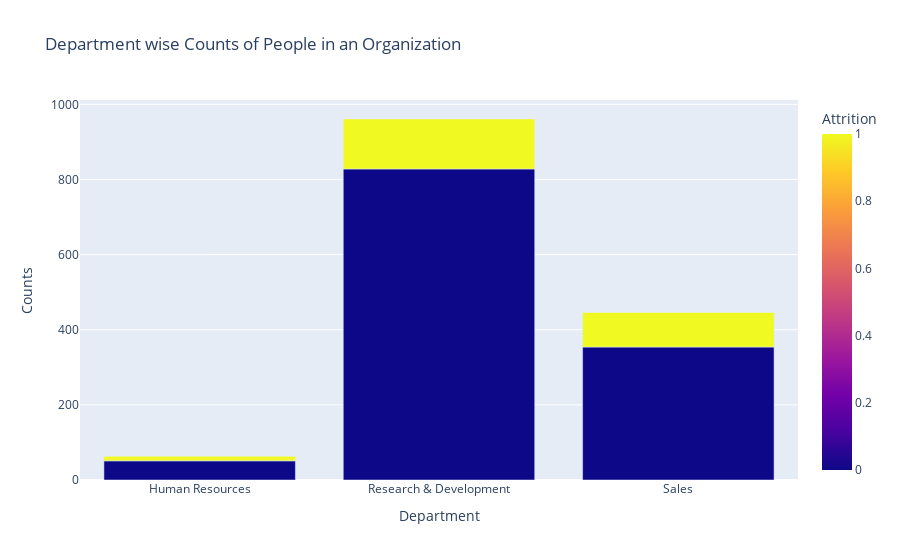

Notebook code for this chart:
### Code cell
dept_att=data.groupby(['Department','Attrition']).apply(lambda x:x['DailyRate'].count()).reset_index(name='Counts')
fig=px.bar(dept_att,x='Department',y='Counts',color='Attrition',title='Department wise Counts of People in an Organization')
fig.show()

### Figure 1 — Plotly figure (JSON) as saved in the notebook; plotly's stock layout.template omitted (floating-point values rounded to 4 significant figures)
{"data": [{"alignmentgroup": "True", "hovertemplate": "Department=%{x}<br>Counts=%{y}<br>Attrition=%{marker.color}<extra></extra>", "legendgroup": "", "marker": {"color": [0, 1, 0, 1, 0, 1], "coloraxis": "coloraxis", "pattern": {"shape": ""}}, "name": "", "offsetgroup": "", "orientation": "v", "showlegend": false, "textposition": "auto", "type": "bar", "x": ["Human Resources", "Human Resources", "Research & Development", "Research & Development", "Sales", "Sales"], "xaxis": "x", "y": [51, 12, 828, 133, 354, 92], "yaxis": "y"}], "layout": {"barmode": "relative", "coloraxis": {"colorbar": {"title": {"text": "Attrition"}}, "colorscale": [[0, "#0d0887"], [0.1111, "#46039f"], [0.2222, "#7201a8"], [0.3333, "#9c179e"], [0.4444, "#bd3786"], [0.5556, "#d8576b"], [0.6667, "#ed7953"], [0.7778, "#fb9f3a"], [0.8889, "#fdca26"], [1, "#f0f921"]]}, "legend": {"tracegroupgap": 0}, "title": {"text": "Department wise Counts of People in an Organization"}, "xaxis": {"anchor": "y", "domain": [0, 1], "title": {"text": "Department"}}, "yaxis": {"anchor": "x", "domain": [0, 1], "title": {"text": "Counts"}}}}
